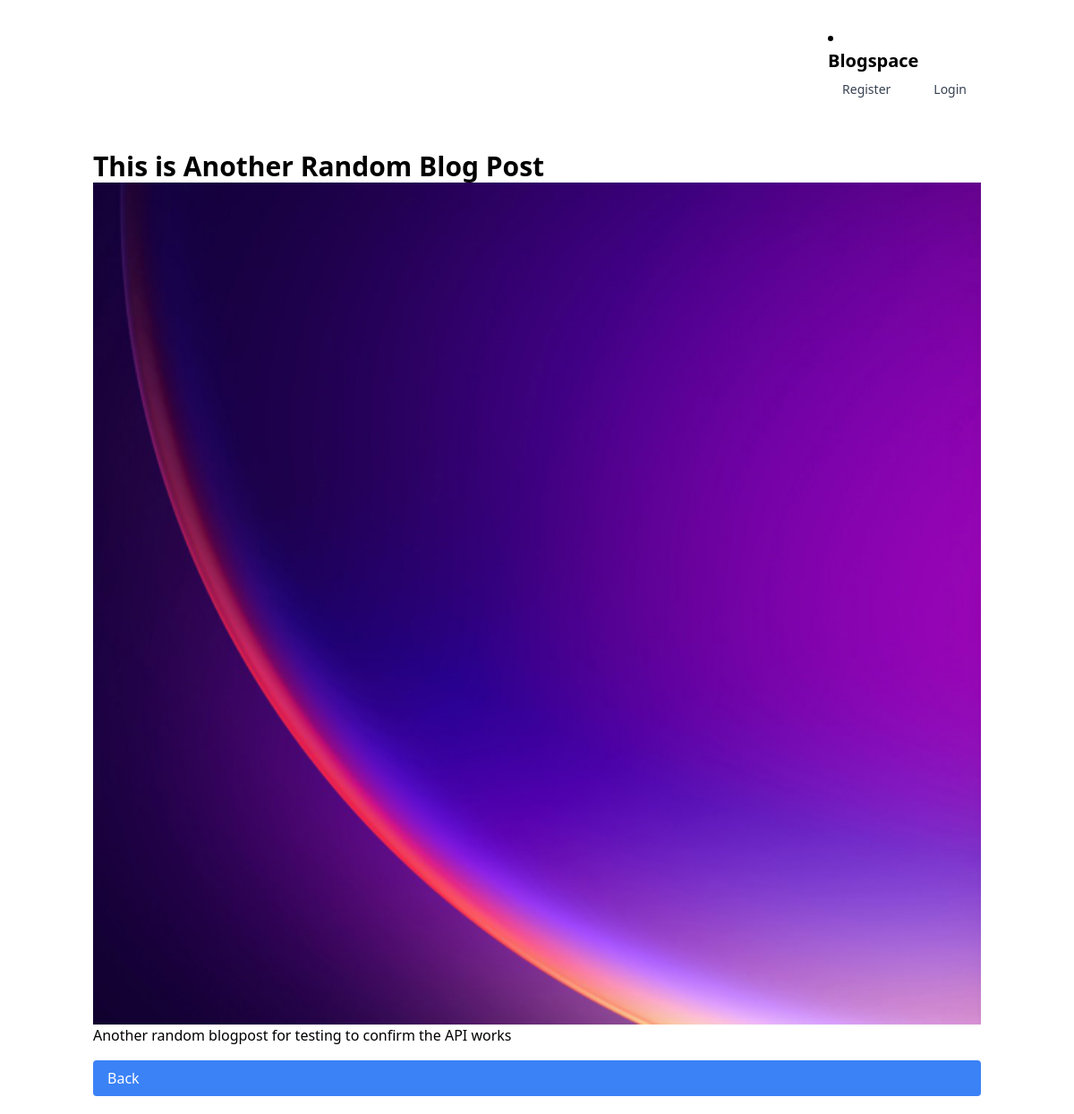
Page /blog/8/ on the committed database.
### blog/models.py (models this page shows, shortened)
class Post(models.Model):
    STATUS_CHOICES = (
        ('draft', 'Draft'),
        ('published', 'Published'),
    )
    title = models.CharField(max_length=200)
    slug = models.SlugField(unique=True)
    content = models.TextField()
    status = models.CharField(
        max_length=10,
        choices=STATUS_CHOICES,
        default='draft'
        )
    publish_date = models.DateTimeField(auto_now_add=True)
    author = models.ForeignKey(settings.AUTH_USER_MODEL, on_delete=models.CASCADE)
    on_delete=models.CASCADE
    thumbnail = models.ImageField(
        upload_to='thumbnails/',
        blank=True,
        null=True
        )  # New field for thumbnail

### blog/views.py (the view)
# urls.py: path('<int:post_id>/', views.read_blog_post, name='post_detail'),
def read_blog_post(request, post_id):
    post = get_object_or_404(Post, pk=post_id)
    return render(request, 'blog/post_detail.html', {'post': post})

### templates/blog/post_detail.html (shortened to what this page needs)
{% load static %}
<html lang="en">
  <head>
    <link rel="stylesheet" href="{% static 'css/style.css' %}">
    <link rel="stylesheet" href="https://cdnjs.cloudflare.com/ajax/libs/font-awesome/6.0.0-beta3/css/all.min.css">
    <link href="https://cdn.jsdelivr.net/npm/tailwindcss@2.2.19/dist/tailwind.min.css" rel="stylesheet">
    <script src="https://cdn.tailwindcss.com"></script>
    <link rel="stylesheet" href="https://cdnjs.cloudflare.com/ajax/libs/font-awesome/6.0.0-beta3/css/all.min.css">
    <link href="https://cdn.jsdelivr.net/npm/tailwindcss@2.2.19/dist/tailwind.min.css" rel="stylesheet">
    <link rel="stylesheet" href="{% static 'css/style.css' %}">
  </head>
  <body>
    <div x-data="{ isOpen: false }">
      <nav class="bg-white border-gray-200 px-2 sm:px-4 py-2.5 rounded dark:bg-gray-900">
        <div class="container flex flex-wrap items-center justify-between mx-auto">
          <a href="{% url 'blog:index' %}" class="flex items-center">
            <li>
              <a href="{% url 'blog:index' %}" class="flex items-center self-start">
                <span
                  class="self-center text-xl font-semibold whitespace-nowrap
                    dark:text-white"
                  >
                  Blogspace
                </span>
              </a>
              <div class="hidden md:flex space-x-4">
                {% if user.is_authenticated %}
                <a
                  href="{% url 'blog:my_posts' %}"
                  class="block px-4 py-2 text-sm text-gray-700
                    hover:bg-gray-100 hover:text-gray-900
                    dark:text-gray-200 dark:hover:bg-gray-700
                    dark:hover:text-gray-100"
                  role="menuitem"
                >
                    My Blogs
                </a>
                <a
                  href="{% url 'blog:create_blog_post' %}"
                  class="block px-4 py-2 text-sm text-gray-700
                    hover:bg-gray-100 hover:text-gray-900
                    dark:text-gray-200 dark:hover:bg-gray-700
                    dark:hover:text-gray-100"
                  role="menuitem"
                >
                    Post Blog
                </a>
                <a
                  href="{% url 'blog:profile' %}"
                  class="block px-4 py-2 text-sm text-gray-700
                    hover:bg-gray-100 hover:text-gray-900
                    dark:text-gray-200 dark:hover:bg-gray-700
                    dark:hover:text-gray-100"
                  role="menuitem"
                  >
                    Profile
                </a>
                <a
                  href="{% url 'blog:logout' %}"
                  class="block px-4 py-2 text-sm text-gray-700
                    hover:bg-gray-100 hover:text-gray-900 dark:text-gray-200
                    dark:hover:bg-gray-700 dark:hover:text-gray-100"
                  role="menuitem"
                  >
                    Logout
                </a>
                {% else %}
                <a
                  href="{% url 'blog:register' %}"
                  class="block px-4 py-2 text-sm text-gray-700
                    hover:bg-gray-100 hover:text-gray-900 dark:text-gray-200
                    dark:hover:bg-gray-700 dark:hover:text-gray-100"
                  role="menuitem"
                >
                    Register
                </a>
                <a
                  href="{% url 'blog:login' %}"
                  class="block px-4 py-2 text-sm text-gray-700
                    hover:bg-gray-100 hover:text-gray-900 dark:text-gray-200
                    dark:hover:bg-gray-700 dark:hover:text-gray-100"
                  role="menuitem"
                >
                    Login
                </a>
                {% endif %}
              </div>
            </li>
        </div>
      </nav>
    </div>
    <div class="container mx-auto">
      <h1 class="text-3xl font-bold">{{ post.title }}</h1>
      <img
        src="{{ post.thumbnail.url }}"
        alt="{{ post.title }}"
        width="1000"
        height="600"
      />
      <p>{{ post.content }}</p>
      <a
        href="{% url 'blog:index' %}"
        class="mt-4 block bg-blue-500 text-white px-4 py-2 rounded"
        >
        Back
        </a>
    </div>
  </body>
</html>

### static/css/style.css (style rules this page uses)
.container { max-width: 1200px; margin-top: 20px; margin-bottom: 20px; margin-left: auto; margin-right: auto; padding-left: 1rem; padding-right: 1rem; }
.text-white { color: #fff; }
.font-bold { font-weight: 700; }
.flex { display: flex; }
.justify-between { justify-content: space-between; }
.items-center { align-items: center; }
.px-4 { padding-left: 1rem; padding-right: 1rem; }
.container { width: 100%; margin-left: auto; margin-right: auto; padding-left: 1rem; padding-right: 1rem; }
.mx-auto { margin-left: auto; margin-right: auto; }
.text-3xl { font-size: 1.875rem; }
.text-xl { font-size: 1.25rem; }
.font-semibold { font-weight: 600; }
.text-gray-700 { color: #4b5563; }

### rows in the picture
Post: title "This is Another Random Blog Post", thumbnail (picture), content "Another random blogpost for testing to confirm the API works"
